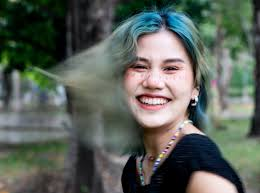
#> input picture Sharpness-Map-Generator/input img's/task 1 img 1.jpg, 260 x 193 px, found by its file name
$ jupyter execute --allow-errors sharpness_map.ipynb   (older library calls are emulated)
#> lines starting #> are read from the running program, lines starting #| are printed output that depends on the picture
[cell 1]
import cv2
import numpy as np
import matplotlib.pyplot as plt
import seaborn as sns


# FUNCTION 1: Heatmap(Sharpness)

def style_heatmap(gray):

    # Laplacian for sharpness
    sharpness = cv2.Laplacian(gray, cv2.CV_64F)
    sharpness = np.abs(sharpness)

    # Normalize contrast
    sharpness = cv2.normalize(sharpness, None, 0, 255, cv2.NORM_MINMAX)
    sharpness = np.uint8(sharpness)

    # Smooth the heatmap
    smoothed = cv2.GaussianBlur(sharpness, (55,55), 0)

    # Normalize again
    smoothed = cv2.normalize(smoothed, None, 0, 255, cv2.NORM_MINMAX)
    smoothed = np.uint8(smoothed)

    # Apply (JET) heatmap
    heatmap = cv2.applyColorMap(smoothed, cv2.COLORMAP_JET)

    return sharpness, heatmap


# FUNCTION 2: Numeric Heatmap (block-wise)

def numeric_heatmap(gray, block_size=30):
    sharp = cv2.Laplacian(gray, cv2.CV_64F)
    sharp = np.abs(sharp)

    h, w = sharp.shape
    rows = h // block_size
    cols = w // block_size

    matrix = np.zeros((rows, cols))

    for i in range(rows):
        for j in range(cols):
            block = sharp[i*block_size:(i+1)*block_size,
                          j*block_size:(j+1)*block_size]
            matrix[i, j] = np.mean(block)

    norm_matrix = (matrix - np.min(matrix)) / (np.max(matrix) - np.min(matrix) + 1e-6)

    return norm_matrix


# --------------------------
# MAIN EXECUTION
# --------------------------

# Upload the image
from google.colab import files
uploaded = files.upload()
#> the answer given: task 1 img 1.jpg

# Get uploaded filename
image_path = list(uploaded.keys())[0]

# Load image
img = cv2.imread(image_path)
#> img is the input picture: shape (193, 260, 3); mean B, G, R 90.1, 98.1, 90.8
gray = cv2.cvtColor(img, cv2.COLOR_BGR2GRAY)
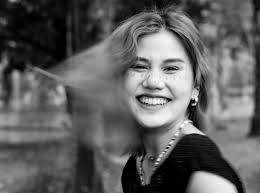
#> gray: shape (193, 260); min 0, max 253, mean 95

# Get heatmaps
sharp_raw, sharp_heatmap = style_heatmap(gray)
#> in style_heatmap, `sharpness = cv2.Laplacian(gray, cv2.CV_64F)`:
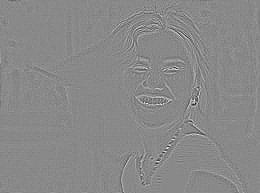
#> sharpness: shape (193, 260) float64; min -342, max 293, mean 0; drawn with min black and max white
#> in style_heatmap, `sharpness = np.abs(sharpness)`:
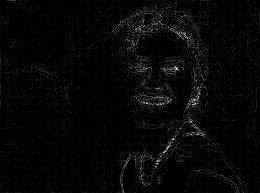
#> sharpness: shape (193, 260) float64; min 0, max 342, mean 10.7; drawn with min black and max white
#> in style_heatmap, `smoothed = cv2.GaussianBlur(sharpness, (55,55), 0)`:
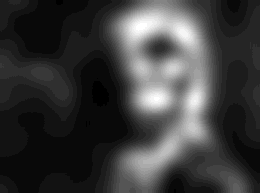
#> smoothed: shape (193, 260); min 1, max 28, mean 7.4; drawn with min black and max white
#> in style_heatmap, `heatmap = cv2.applyColorMap(smoothed, cv2.COLORMAP_JET)`:
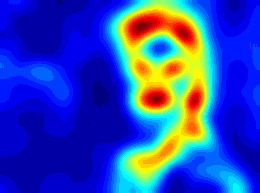
#> heatmap: shape (193, 260, 3); mean B, G, R 181, 71.2, 43.8
numeric_matrix = numeric_heatmap(gray, block_size=30)
#> after the loop in numeric_heatmap, `for i in range(rows):`:
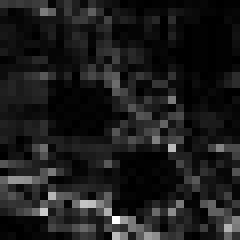
#> block: shape (30, 30) float64 (shown 8 times larger); min 0, max 98, mean 11; drawn with min black and max white

# --------------------------
# DISPLAY ALL OUTPUTS
# --------------------------

plt.figure(figsize=(18,10))

# 1. Original
plt.subplot(2,2,1)
plt.title("Original Image")
plt.imshow(cv2.cvtColor(img, cv2.COLOR_BGR2RGB))
plt.axis("off")

# 2. Grayscale
plt.subplot(2,2,2)
plt.title("Grayscale Image")
plt.imshow(gray, cmap='gray')
plt.axis("off")

# 3. Style Heatmap
plt.subplot(2,2,3)
plt.title("Sharpness Heatmap")
plt.imshow(cv2.cvtColor(sharp_heatmap, cv2.COLOR_BGR2RGB))
plt.axis("off")

# 4. Numeric Block-wise Heatmap
plt.subplot(2,2,4)
plt.title("Block-wise Sharpness Numeric Heatmap")
sns.heatmap(numeric_matrix, cmap="coolwarm", annot=True, fmt=".2f", cbar=True)
plt.axis("off")

plt.tight_layout()
plt.show()
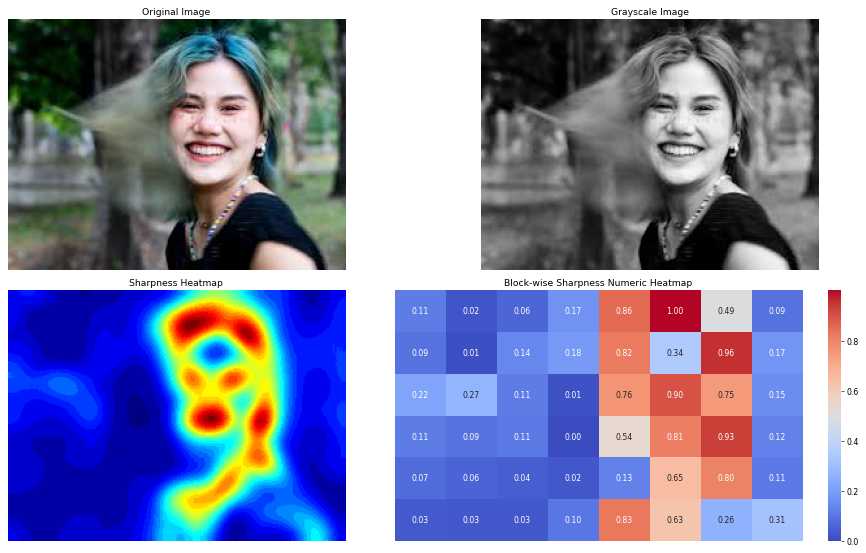
#> figure drawn by matplotlib, 5 panels

[cell 2]
import cv2
import numpy as np
import matplotlib.pyplot as plt
import seaborn as sns

def sharpness_numeric_heatmap(image_path, block_size=30):
    # Load image
    img = cv2.imread(image_path)
    gray = cv2.cvtColor(img, cv2.COLOR_BGR2GRAY)

    # Laplacian sharpness
    sharp = cv2.Laplacian(gray, cv2.CV_64F)
    sharp = np.abs(sharp)

    h, w = sharp.shape

    # Calculate number of blocks
    rows = h // block_size
    cols = w // block_size

    # Matrix to store average sharpness per block
    heatmap_matrix = np.zeros((rows, cols))

    # Fill matrix
    for i in range(rows):
        for j in range(cols):
            block = sharp[i*block_size:(i+1)*block_size,
                          j*block_size:(j+1)*block_size]
            heatmap_matrix[i, j] = np.mean(block)

    # Normalize to 0-1 for heatmap
    heatmap_norm = (heatmap_matrix - np.min(heatmap_matrix)) / (np.max(heatmap_matrix) - np.min(heatmap_matrix))

    # Plot heatmap
    plt.figure(figsize=(8,6))
    sns.heatmap(
        heatmap_norm,
        annot=True,
        fmt=".2f",
        cmap="coolwarm",
        linewidths=0.5,
        cbar=True
    )
    plt.title("Sharpness Density Heatmap (Block-wise)")
    plt.show()

    return heatmap_matrix

# Run the function
#> (the rest of this cell did not finish here and is left out)

$ run again, on Sharpness-Map-Generator/input img's/task 1 img 3.jpg
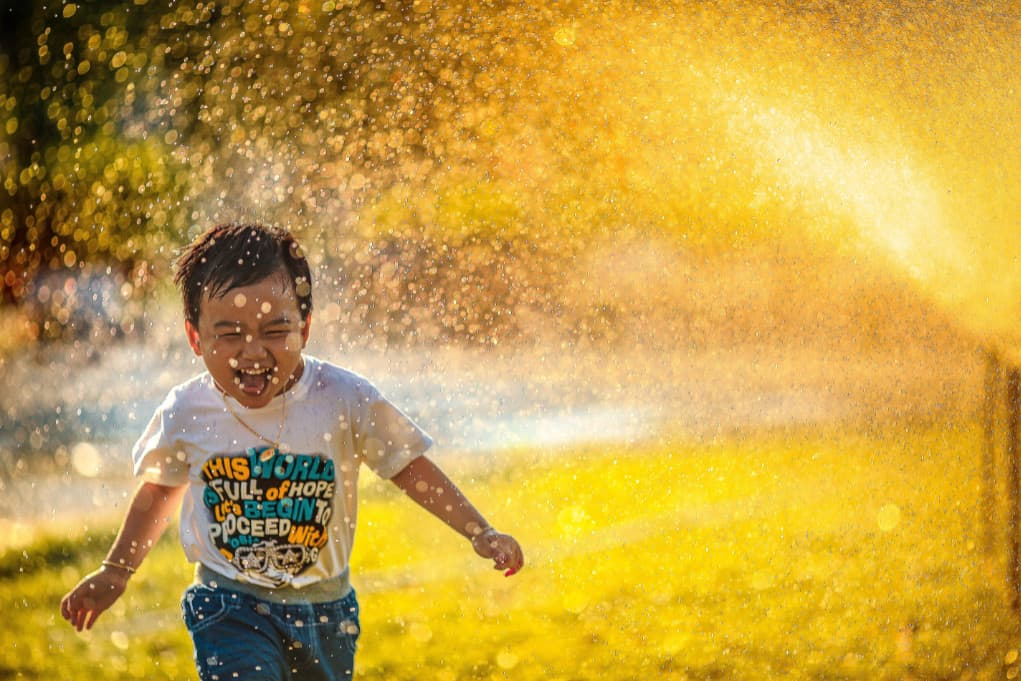
#> input picture Sharpness-Map-Generator/input img's/task 1 img 3.jpg, 1021 x 681 px, found by its file name
#> img is the input picture: shape (681, 1021, 3); mean B, G, R 68.3, 160.3, 198
#> in style_heatmap, `heatmap = cv2.applyColorMap(smoothed, cv2.COLORMAP_JET)`:
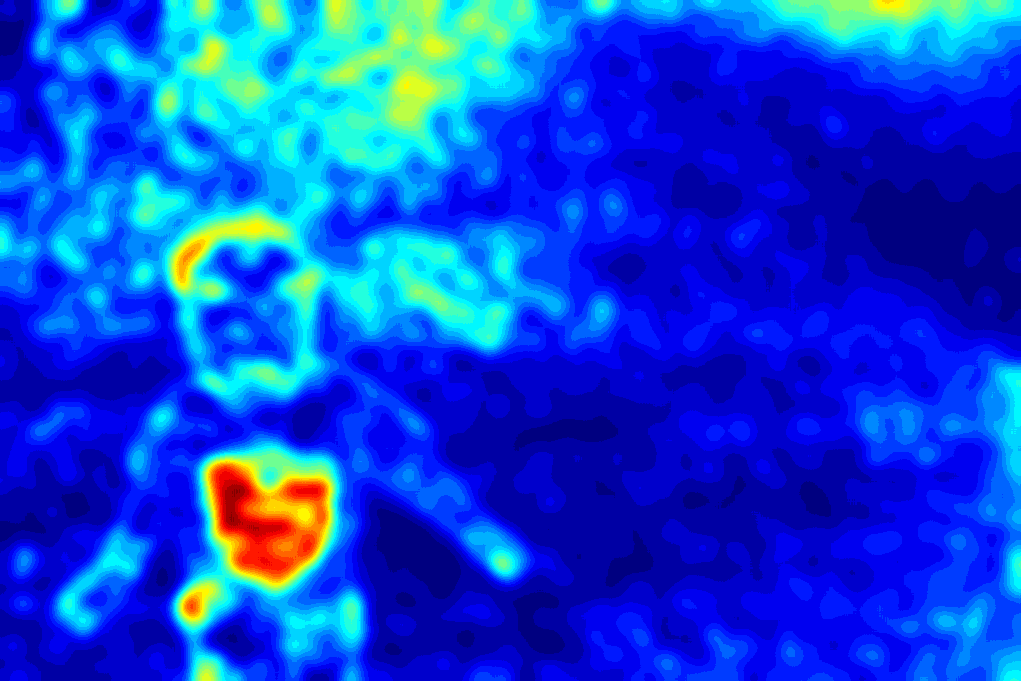
#> heatmap: shape (681, 1021, 3); mean B, G, R 215.3, 68.1, 11.5
#> after the loop in numeric_heatmap, `for i in range(rows):`:
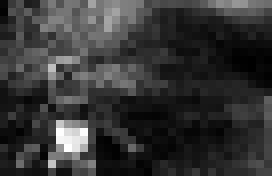
#> matrix: shape (22, 34) float64 (shown 8 times larger); min 1.84, max 37.33, mean 9.2; drawn with min black and max white

$ run again, on Sharpness-Map-Generator/input img's/task 1 img 4.jpg
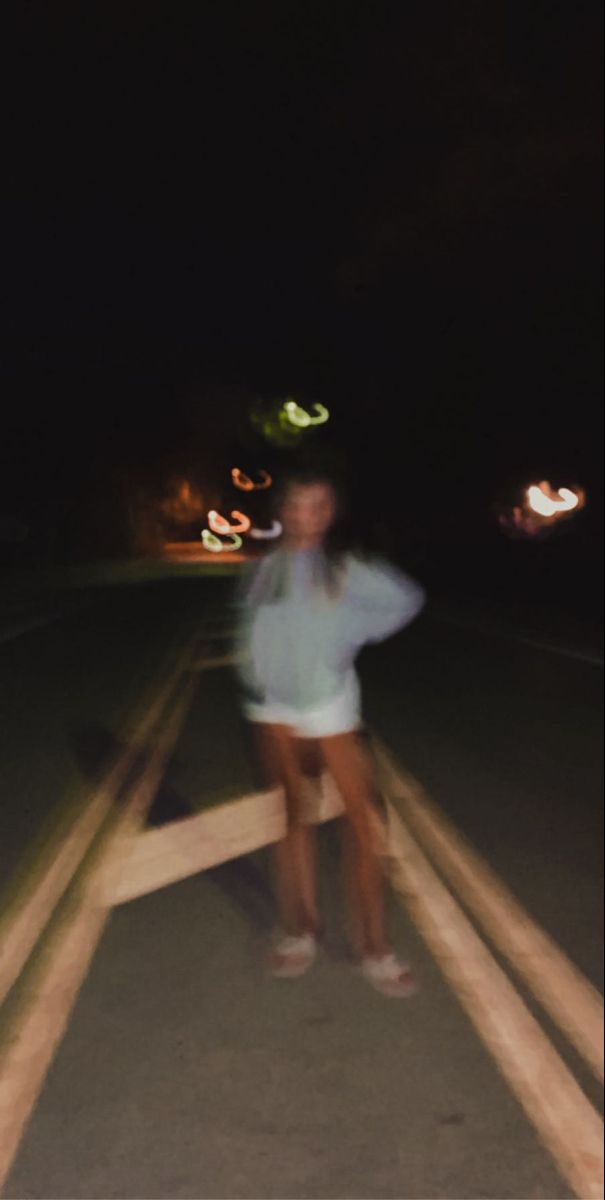
#> input picture Sharpness-Map-Generator/input img's/task 1 img 4.jpg, 605 x 1200 px, found by its file name
#> img is the input picture: shape (1200, 605, 3); mean B, G, R 38.3, 45, 54.5
#> in style_heatmap, `heatmap = cv2.applyColorMap(smoothed, cv2.COLORMAP_JET)`:
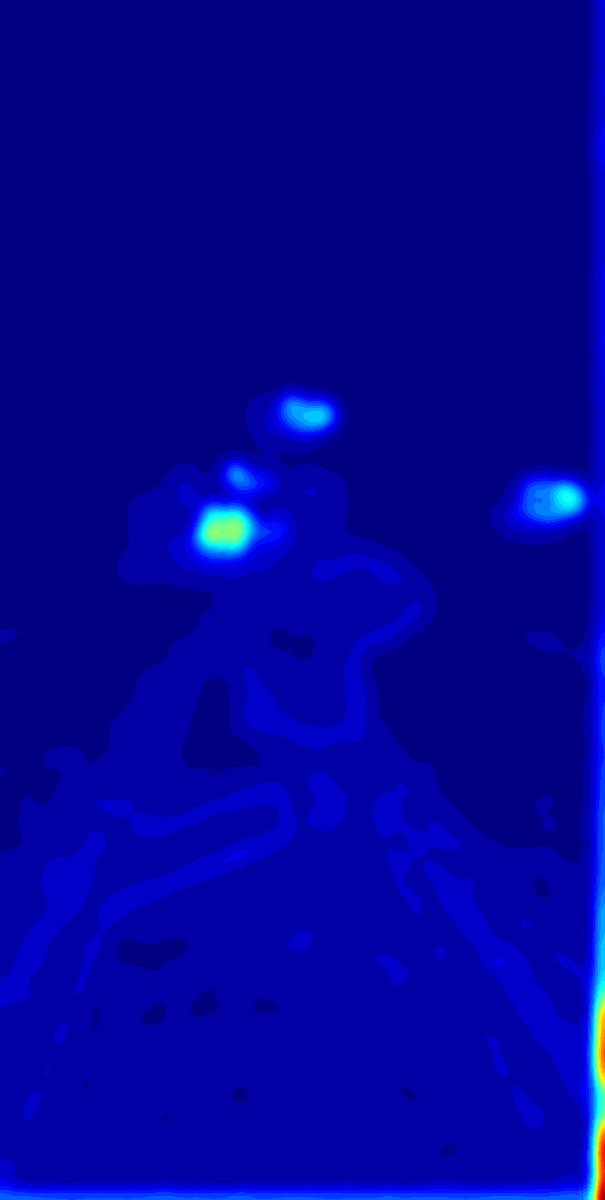
#> heatmap: shape (1200, 605, 3); mean B, G, R 150.6, 3.2, 0.7
#> after the loop in numeric_heatmap, `for i in range(rows):`:
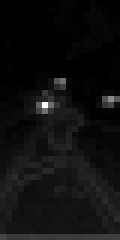
#> matrix: shape (40, 20) float64 (shown 6 times larger); min 0, max 19.91, mean 1.21; drawn with min black and max white
